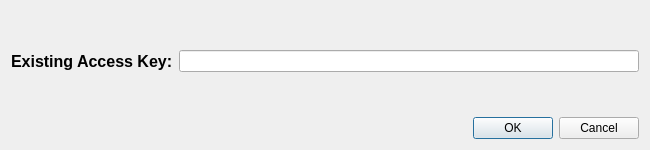
<?xml version="1.0" encoding="UTF-8"?>
<ui version="4.0">
 <class>Dialog</class>
 <widget class="QDialog" name="Dialog">
  <property name="geometry">
   <rect>
    <x>0</x>
    <y>0</y>
    <width>650</width>
    <height>150</height>
   </rect>
  </property>
  <property name="minimumSize">
   <size>
    <width>650</width>
    <height>150</height>
   </size>
  </property>
  <property name="windowTitle">
   <string>Dialog</string>
  </property>
  <layout class="QVBoxLayout" name="verticalLayout">
   <item>
    <spacer name="verticalSpacer_2">
     <property name="orientation">
      <enum>Qt::Vertical</enum>
     </property>
     <property name="sizeHint" stdset="0">
      <size>
       <width>20</width>
       <height>40</height>
      </size>
     </property>
    </spacer>
   </item>
   <item>
    <layout class="QHBoxLayout" name="horizontalLayout">
     <item>
      <widget class="QLabel" name="label">
       <property name="font">
        <font>
         <pointsize>12</pointsize>
         <weight>75</weight>
         <bold>true</bold>
        </font>
       </property>
       <property name="text">
        <string>Existing Access Key:</string>
       </property>
      </widget>
     </item>
     <item>
      <widget class="QLineEdit" name="globalSettingsLineEdit"/>
     </item>
    </layout>
   </item>
   <item>
    <spacer name="verticalSpacer">
     <property name="orientation">
      <enum>Qt::Vertical</enum>
     </property>
     <property name="sizeHint" stdset="0">
      <size>
       <width>20</width>
       <height>40</height>
      </size>
     </property>
    </spacer>
   </item>
   <item>
    <widget class="QDialogButtonBox" name="buttonBox">
     <property name="orientation">
      <enum>Qt::Horizontal</enum>
     </property>
     <property name="standardButtons">
      <set>QDialogButtonBox::Cancel|QDialogButtonBox::Ok</set>
     </property>
    </widget>
   </item>
  </layout>
 </widget>
 <resources/>
 <connections>
  <connection>
   <sender>buttonBox</sender>
   <signal>accepted()</signal>
   <receiver>Dialog</receiver>
   <slot>accept()</slot>
   <hints>
    <hint type="sourcelabel">
     <x>248</x>
     <y>254</y>
    </hint>
    <hint type="destinationlabel">
     <x>157</x>
     <y>274</y>
    </hint>
   </hints>
  </connection>
  <connection>
   <sender>buttonBox</sender>
   <signal>rejected()</signal>
   <receiver>Dialog</receiver>
   <slot>reject()</slot>
   <hints>
    <hint type="sourcelabel">
     <x>316</x>
     <y>260</y>
    </hint>
    <hint type="destinationlabel">
     <x>286</x>
     <y>274</y>
    </hint>
   </hints>
  </connection>
 </connections>
</ui>
